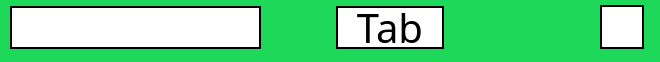
       <widget class="QWidget" name="key12" native="true">
        <property name="sizePolicy">
         <sizepolicy hsizetype="Preferred" vsizetype="Fixed">
          <horstretch>0</horstretch>
          <verstretch>0</verstretch>
         </sizepolicy>
        </property>
        <property name="minimumSize">
         <size>
          <width>0</width>
          <height>55</height>
         </size>
        </property>
        <property name="maximumSize">
         <size>
          <width>16777215</width>
          <height>90</height>
         </size>
        </property>
        <property name="cursor">
         <cursorShape>PointingHandCursor</cursorShape>
        </property>
        <property name="styleSheet">
         <string notr="true">background-color: rgb(30, 217, 89);
</string>
        </property>
        <widget class="QLineEdit" name="game_command12">
         <property name="geometry">
          <rect>
           <x>10</x>
           <y>6</y>
           <width>251</width>
           <height>43</height>
          </rect>
         </property>
         <property name="sizePolicy">
          <sizepolicy hsizetype="Expanding" vsizetype="Preferred">
           <horstretch>0</horstretch>
           <verstretch>0</verstretch>
          </sizepolicy>
         </property>
         <property name="minimumSize">
          <size>
           <width>0</width>
           <height>43</height>
          </size>
         </property>
         <property name="maximumSize">
          <size>
           <width>16777215</width>
           <height>16777215</height>
          </size>
         </property>
         <property name="font">
          <font>
           <family>Berlin Sans FB</family>
           <pointsize>20</pointsize>
          </font>
         </property>
         <property name="styleSheet">
          <string notr="true">background-color: rgb(255, 255, 255);
color: rgb(0, 0, 0);
border-style: solid;
border-width: 2px;
border-color: black;</string>
         </property>
         <property name="inputMask">
          <string notr="true"/>
         </property>
         <property name="maxLength">
          <number>16</number>
         </property>
         <property name="alignment">
          <set>Qt::AlignCenter</set>
         </property>
        </widget>
        <widget class="QLabel" name="key_12_name">
         <property name="geometry">
          <rect>
           <x>336</x>
           <y>6</y>
           <width>108</width>
           <height>43</height>
          </rect>
         </property>
         <property name="font">
          <font>
           <family>Berlin Sans FB</family>
           <pointsize>30</pointsize>
          </font>
         </property>
         <property name="styleSheet">
          <string notr="true">background-color: rgb(255, 255, 255);
border-style: solid;
border-width: 2px;
border-color: black;</string>
         </property>
         <property name="text">
          <string>Tab</string>
         </property>
         <property name="scaledContents">
          <bool>false</bool>
         </property>
         <property name="alignment">
          <set>Qt::AlignCenter</set>
         </property>
        </widget>
        <widget class="QCheckBox" name="checkBoxTab">
         <property name="geometry">
          <rect>
           <x>600</x>
           <y>2</y>
           <width>51</width>
           <height>51</height>
          </rect>
         </property>
         <property name="styleSheet">
          <string notr="true">QCheckBox::indicator {
     width: 40px;
     height: 40px;
	border-style: solid;
    border-width: 2px;
    border-color: black;
}

QCheckBox::indicator:checked {
 background-color: rgb(7, 113, 240);
}
QCheckBox::indicator:unchecked {
    background-color: rgb(255, 255, 255);
}
</string>
         </property>
         <property name="text">
          <string/>
         </property>
         <property name="iconSize">
          <size>
           <width>23</width>
           <height>28</height>
          </size>
         </property>
         <property name="checkable">
          <bool>true</bool>
         </property>
        </widget>
       </widget>
